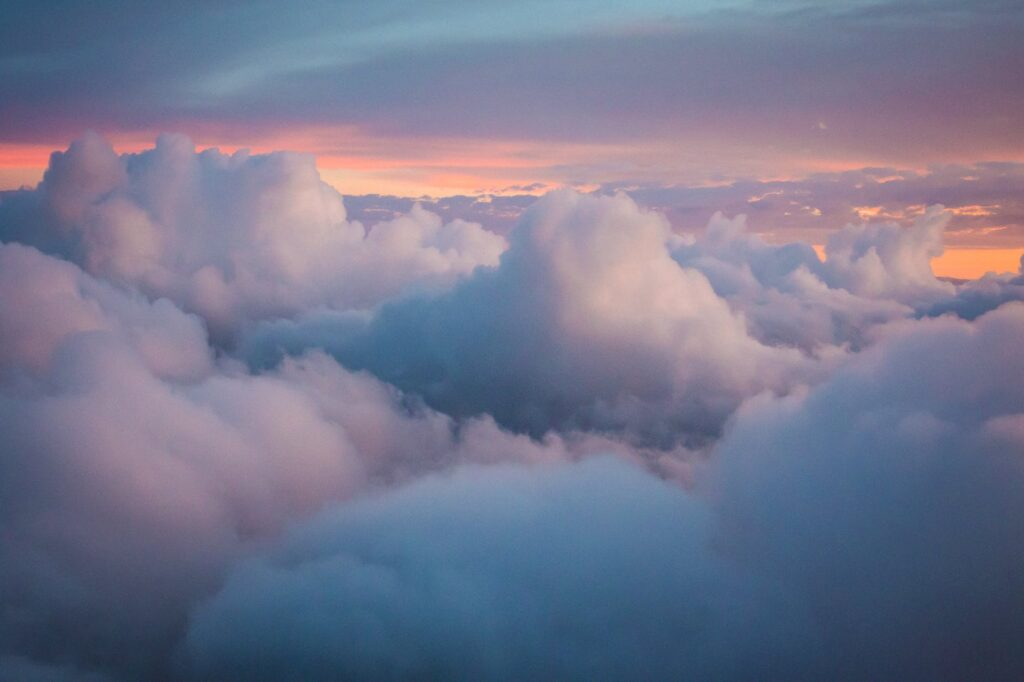
#> input picture pictures/clouds.jpeg, 1024 x 682 px, given in place of the camera
$ python object_detection.py
#> lines starting #> are read from the running program, lines starting #| are printed output that depends on the picture; after the words box and inside, x2 and y2 are one past the last pixel; in counts of white or black regions, pixels touching at a corner belong together
import cv2
from cv2 import RETR_TREE
import numpy as np

cap = cv2.VideoCapture(0)
frame_width = int(cap.get(3))
frame_height = int(cap.get(4))
kernel = np.ones((7,7),np.uint8)

while(1):

    # Take each frame
    _, frame = cap.read()
#> frame is the input picture: shape (682, 1024, 3); mean B, G, R 141.4, 118.1, 115.9

    # Convert BGR to HSV
    hsv = cv2.cvtColor(frame, cv2.COLOR_BGR2HSV)
#> hsv: shape (682, 1024, 3); mean H, S, V 118.6, 74.4, 146.7
    hsvInvert = cv2.bitwise_not(hsv)
#> hsvInvert: shape (682, 1024, 3); mean H, S, V 136.4, 180.6, 108.3

    # define range of pink color in an inverted HSV

    lower_red = np.array([85, 80, 80])
    upper_red = np.array([145, 200, 200])

    # Threshold the HSV image to get only pink colors
    mask = cv2.inRange(hsvInvert, lower_red, upper_red)
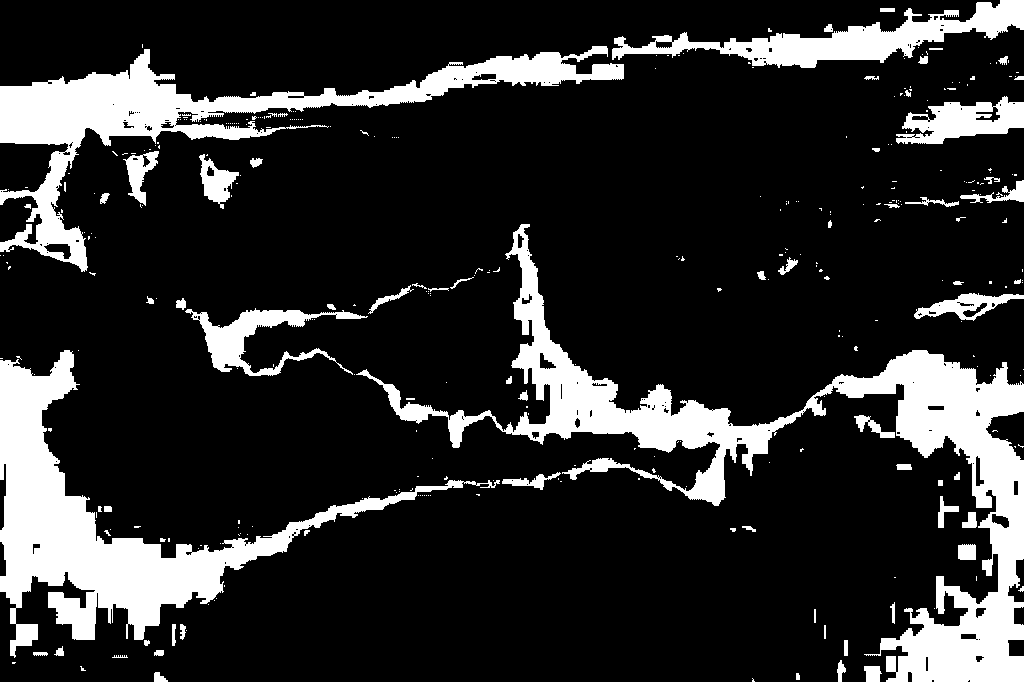
#> mask: shape (682, 1024); 17.5% white; 334 white regions (265 under 20 px), largest, box (x1, y1, x2, y2) and area: (356, 224, 1024, 682) 43501, (0, 350, 500, 658) 29512, (0, 46, 624, 272) 24128
    mask = cv2.morphologyEx(mask, cv2.MORPH_CLOSE, kernel)
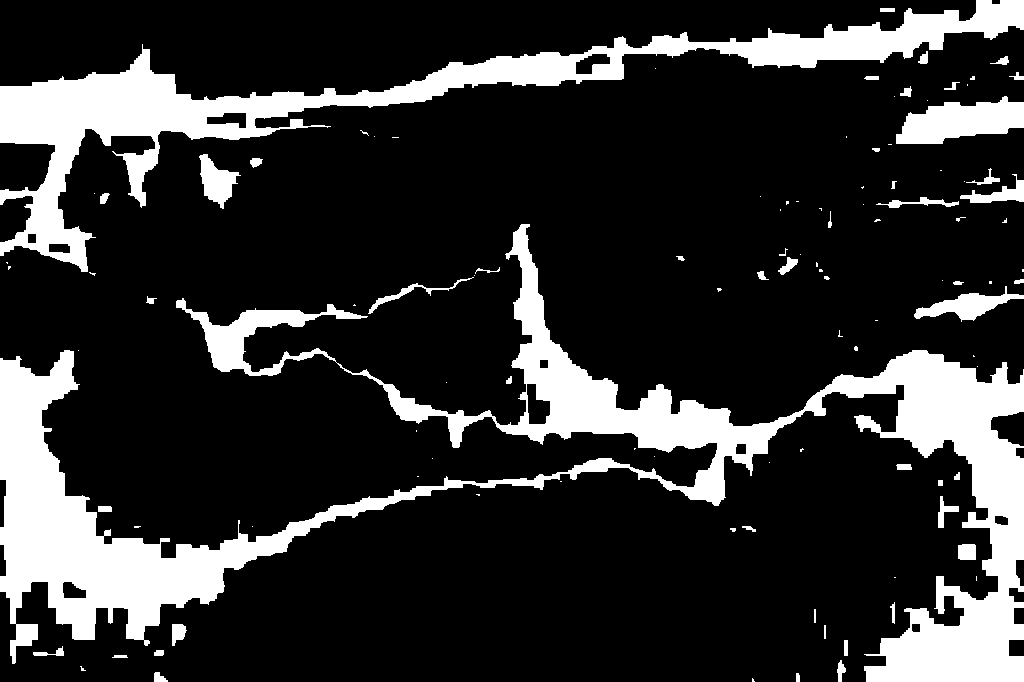
#> mask: shape (682, 1024); 19% white; 107 white regions (59 under 20 px), largest, box (x1, y1, x2, y2) and area: (0, 224, 1024, 682) 83178, (0, 0, 1024, 272) 37980, (896, 96, 1024, 144) 3940
    mask = cv2.morphologyEx(mask, cv2.MORPH_OPEN, kernel)
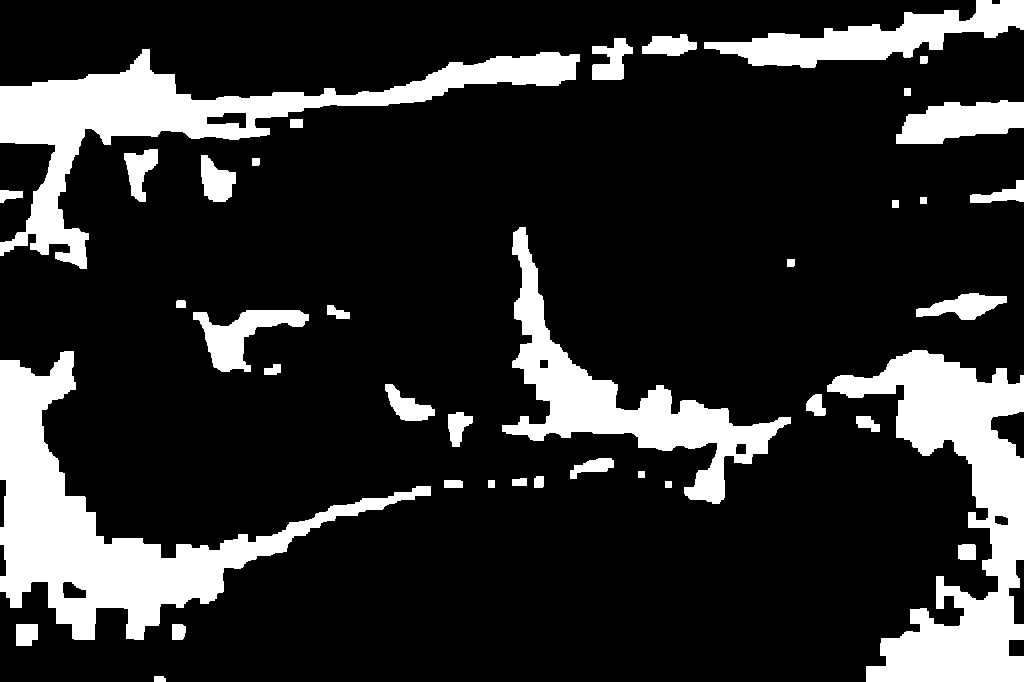
#> mask: shape (682, 1024); 17.9% white; 39 white regions

    #finding and sorting the countours of the area
    contours, _ = cv2.findContours(mask, cv2.RETR_TREE, cv2.CHAIN_APPROX_SIMPLE)
#> contours = 44 contours; largest, box (x1, y1, x2, y2) and area: (0, 351, 431, 640) 29026, (827, 350, 1024, 682) 26190, (0, 49, 580, 269) 24542, (502, 227, 791, 504) 15950, (704, 0, 1024, 68) 8256
    contours = sorted(contours, key=cv2.contourArea, reverse=True)

    if contours:
        (xMin, yMin, boxWidth, boxHeight) = cv2.boundingRect(contours[0])
#> xMin = 0; yMin = 351; boxWidth = 431; boxHeight = 289

        cv2.rectangle(frame, (xMin - 15, yMin - 15), (xMin + boxWidth + 15, yMin + boxHeight + 15), (0, 0, 0), 4)
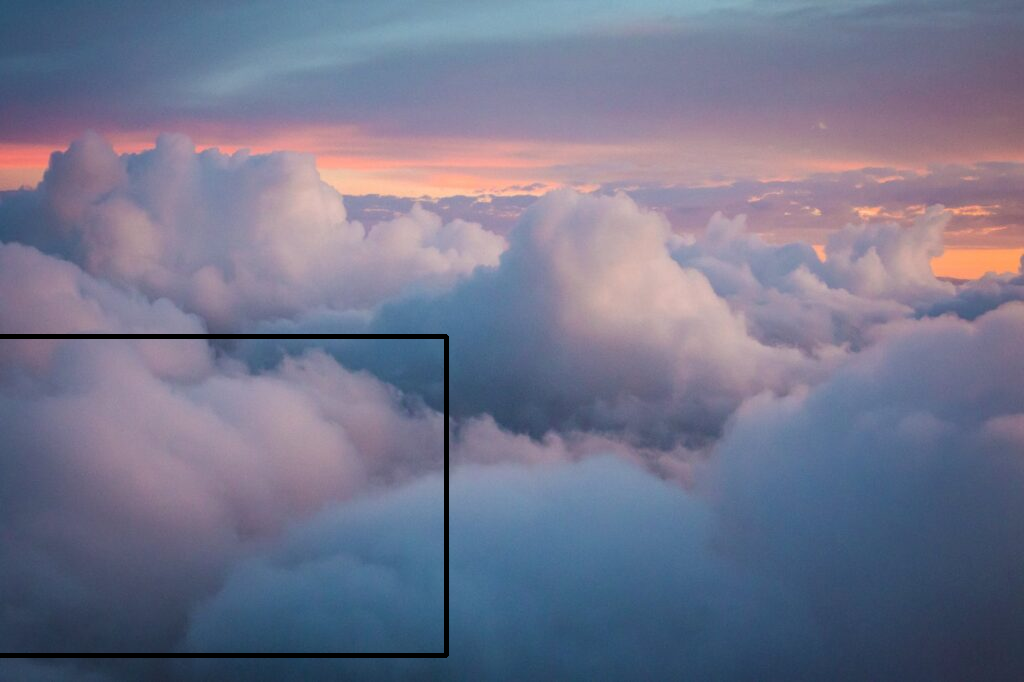
#> frame: shape (682, 1024, 3); 0.87% of pixels changed, all inside (x1, y1, x2, y2) = (0, 334, 449, 658)

    # Bitwise-AND mask and original image
    res = cv2.bitwise_and(frame,frame, mask= mask)
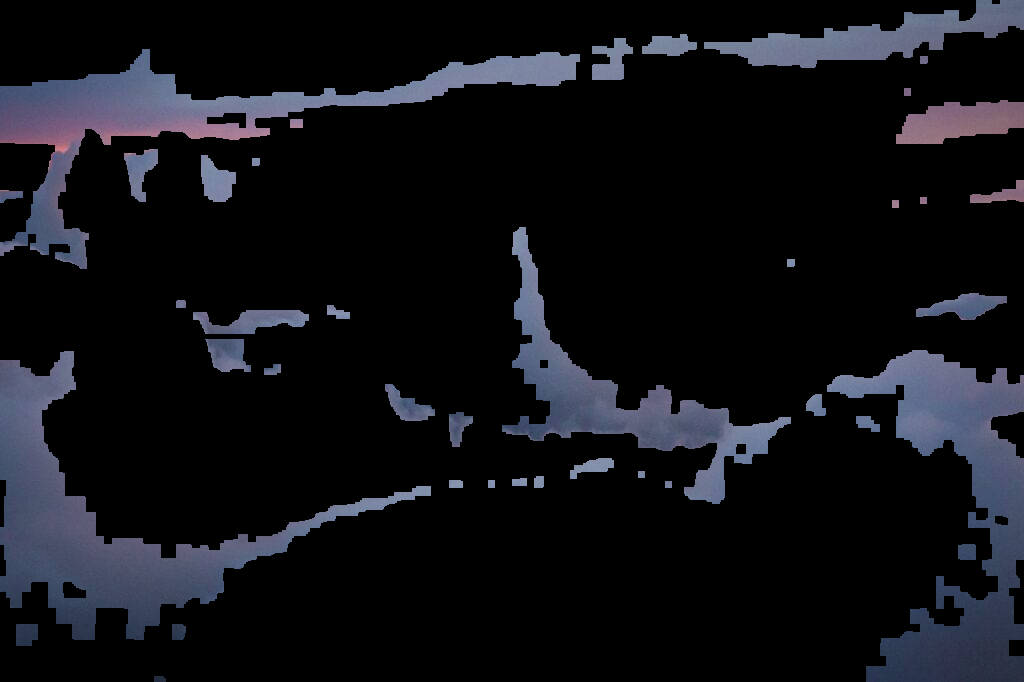
#> res: shape (682, 1024, 3); mean B, G, R 22.5, 17.6, 16.7


    cv2.imshow('frame',frame)
    cv2.imshow('mask',mask)
    cv2.imshow('res',res)
    cv2.imshow('hsv', hsvInvert)

    k = cv2.waitKey(5) & 0xFF
#> (key Esc is pressed here)
    if k == 27:
        break

cv2.destroyAllWindows()

$ run again, on pictures/pip.jpg
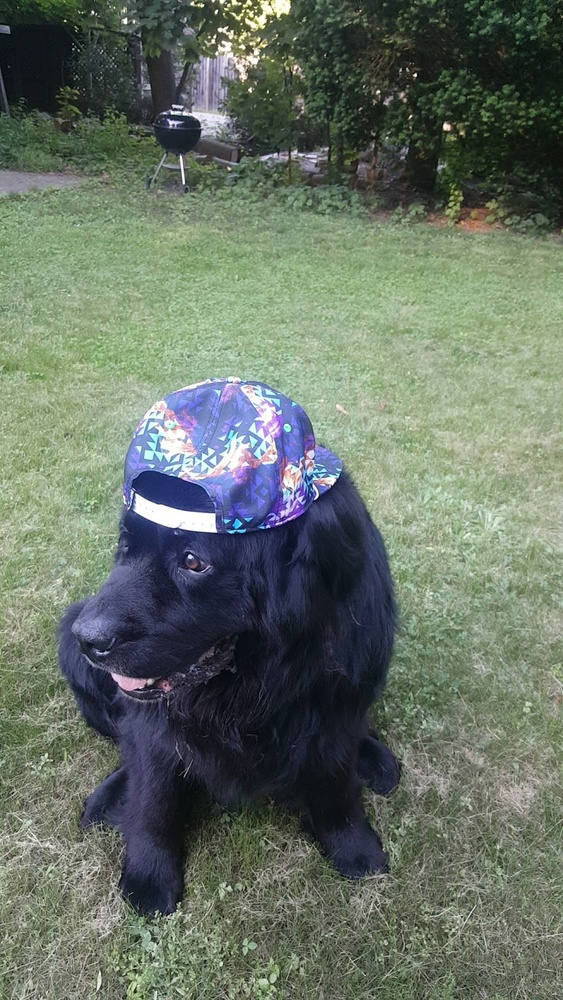
#> input picture pictures/pip.jpg, 563 x 1000 px, shrunk from 751 x 1335 before the run, given in place of the camera
#> frame is the input picture: shape (1000, 563, 3); mean B, G, R 101.8, 113.9, 103
#> hsv: shape (1000, 563, 3); mean H, S, V 63.9, 60.8, 119.8
#> hsvInvert: shape (1000, 563, 3); mean H, S, V 191.1, 194.2, 135.2
#> `mask = cv2.morphologyEx(mask, cv2.MORPH_OPEN, kernel)`:
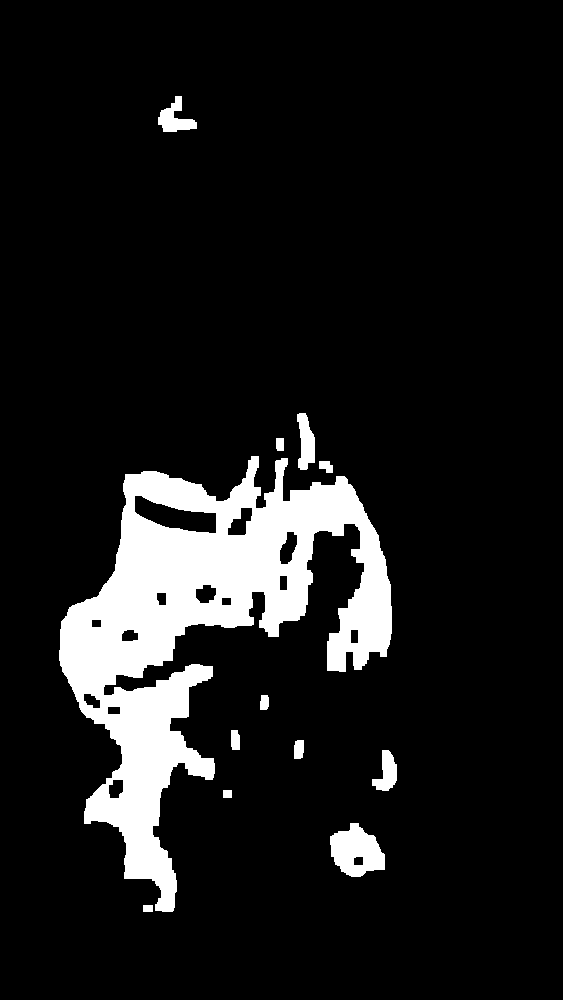
#> mask: shape (1000, 563); 10.4% white; 12 white regions
#> contours = 26 contours; largest, box (x1, y1, x2, y2) and area: (59, 456, 392, 912) 56014, (330, 823, 385, 877) 1964, (134, 495, 217, 534) 1682, (297, 413, 315, 470) 640, (158, 96, 197, 132) 624
#> xMin = 59; yMin = 456; boxWidth = 333; boxHeight = 456
#> frame: shape (1000, 563, 3); 1.51% of pixels changed, all inside (x1, y1, x2, y2) = (42, 439, 410, 930)
#> `res = cv2.bitwise_and(frame,frame, mask= mask)`:
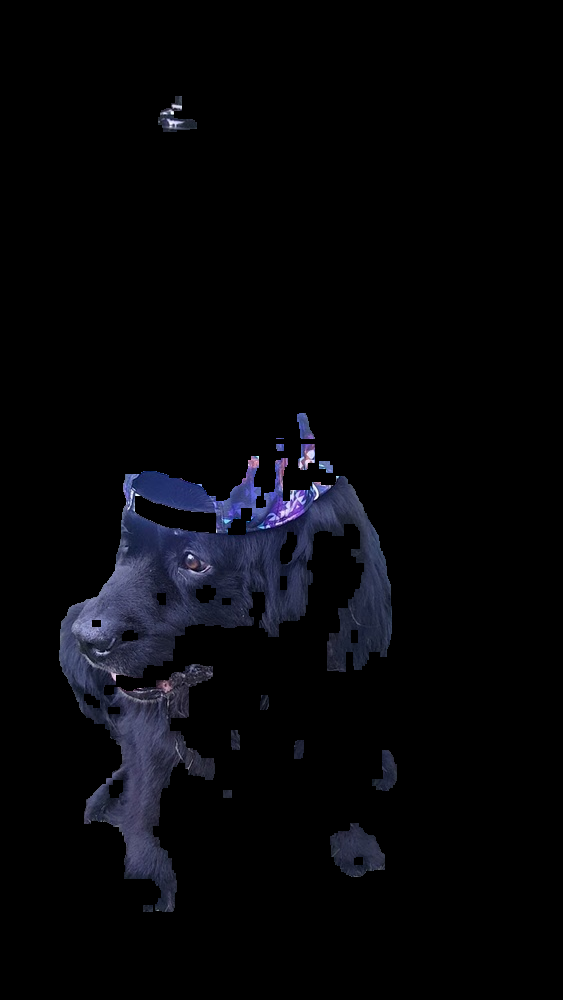
#> res: shape (1000, 563, 3); mean B, G, R 9.2, 6, 5.6

$ run again, on pictures/zune.jpg
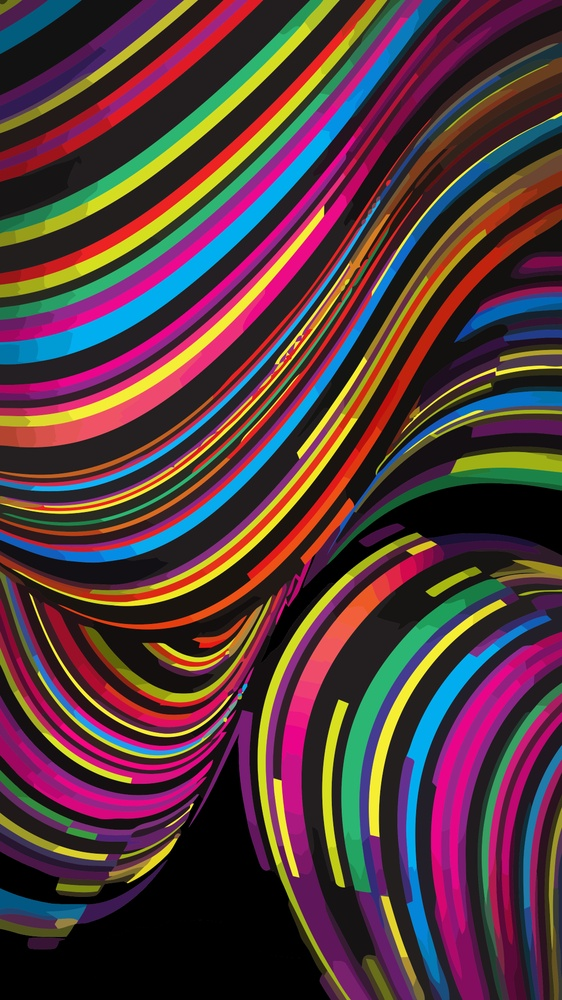
#> input picture pictures/zune.jpg, 562 x 1000 px, shrunk from 1079 x 1920 before the run, given in place of the camera
#> frame is the input picture: shape (1000, 562, 3); mean B, G, R 59.4, 56.1, 84
#> hsv: shape (1000, 562, 3); mean H, S, V 90.1, 143.4, 102.8
#> hsvInvert: shape (1000, 562, 3); mean H, S, V 164.9, 111.6, 152.2
#> `mask = cv2.morphologyEx(mask, cv2.MORPH_OPEN, kernel)`:
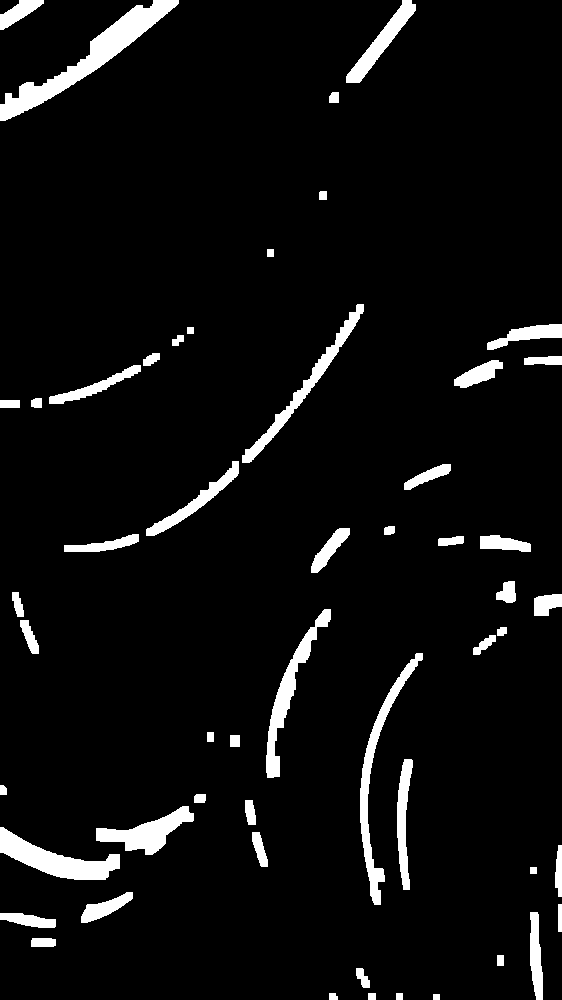
#> mask: shape (1000, 562); 5.6% white; 53 white regions
#> contours = 53 contours; largest, box (x1, y1, x2, y2) and area: (0, 0, 179, 121) 4020, (0, 827, 120, 880) 2441, (360, 653, 423, 905) 2094, (266, 609, 331, 778) 1950, (96, 806, 194, 855) 1822
#> xMin = 0; boxWidth = 179; boxHeight = 121
#> frame: shape (1000, 562, 3); 0.29% of pixels changed, all inside (x1, y1, x2, y2) = (0, 0, 197, 139)
#> `res = cv2.bitwise_and(frame,frame, mask= mask)`:
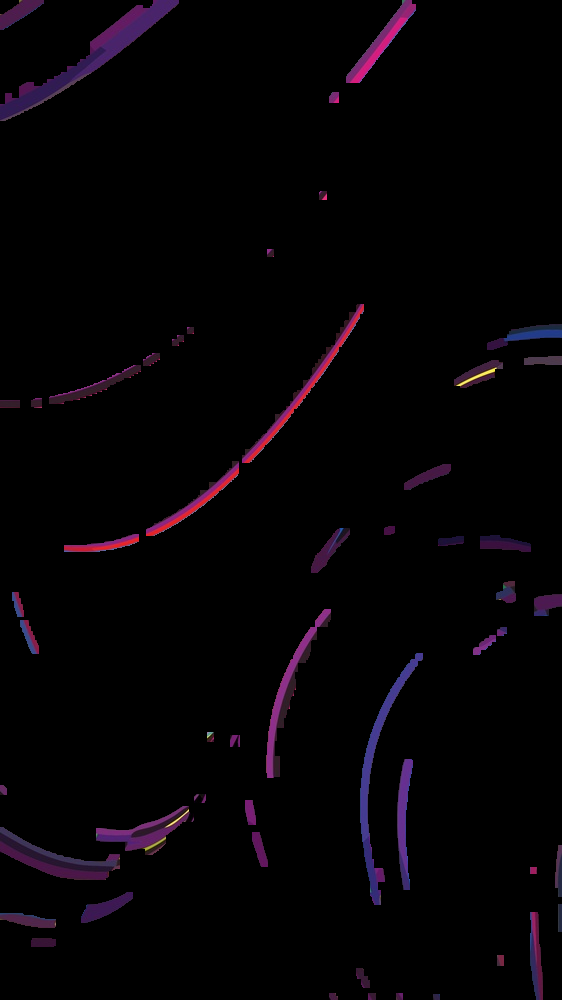
#> res: shape (1000, 562, 3); mean B, G, R 5, 2.2, 4.9
